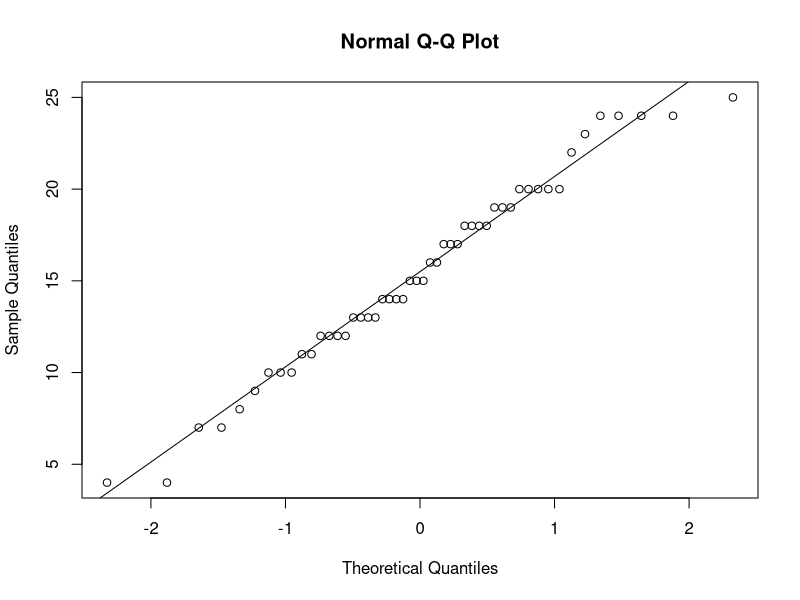
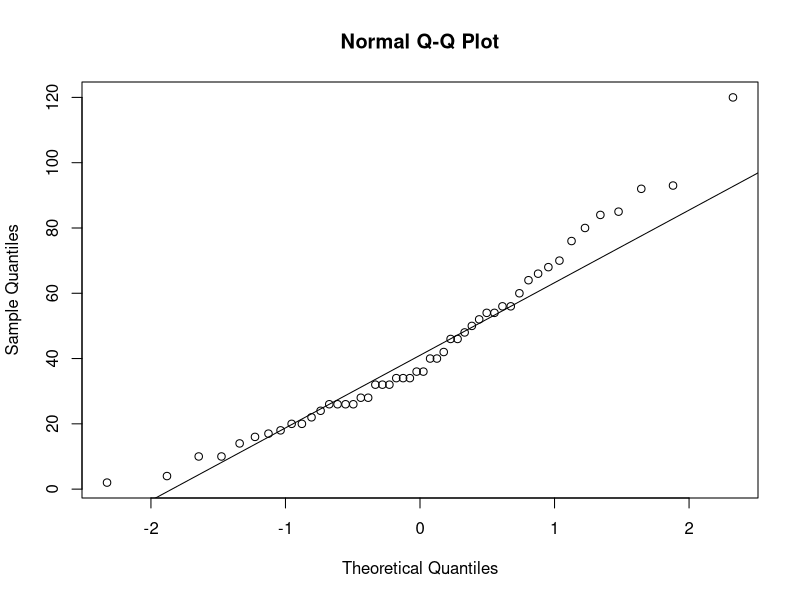
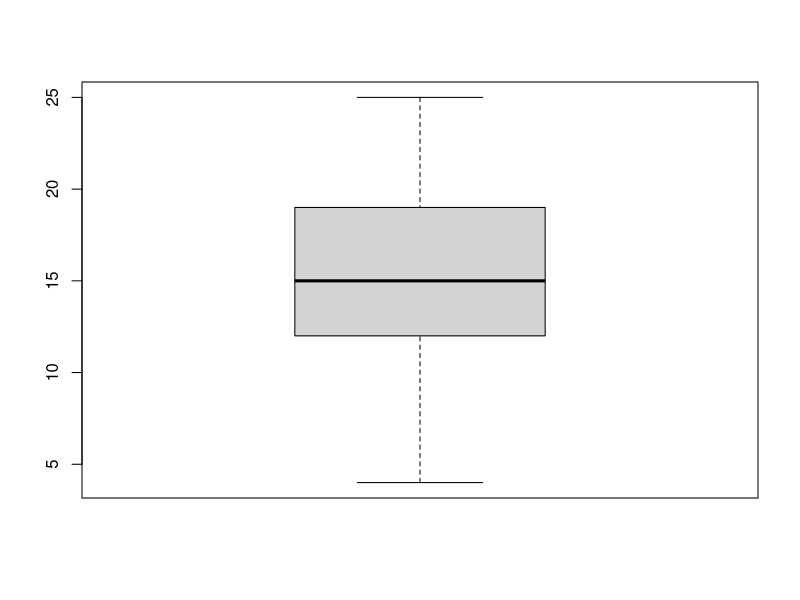
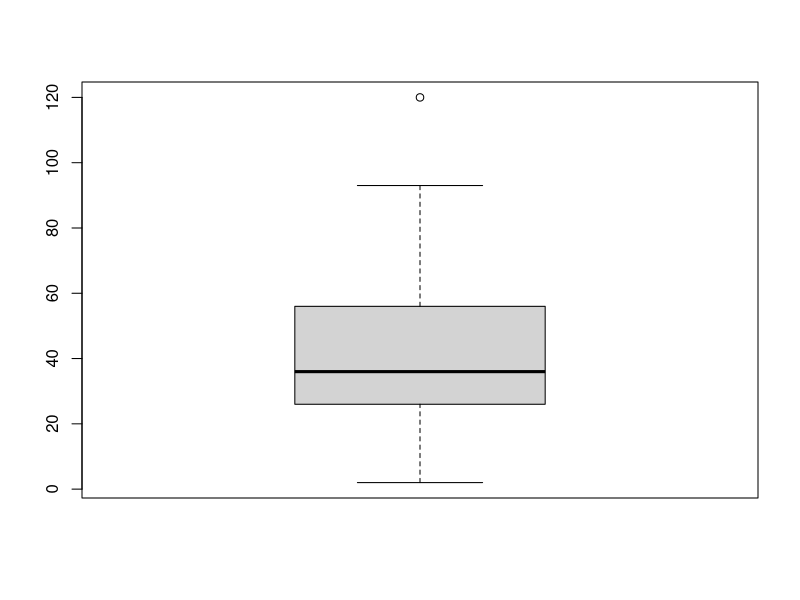
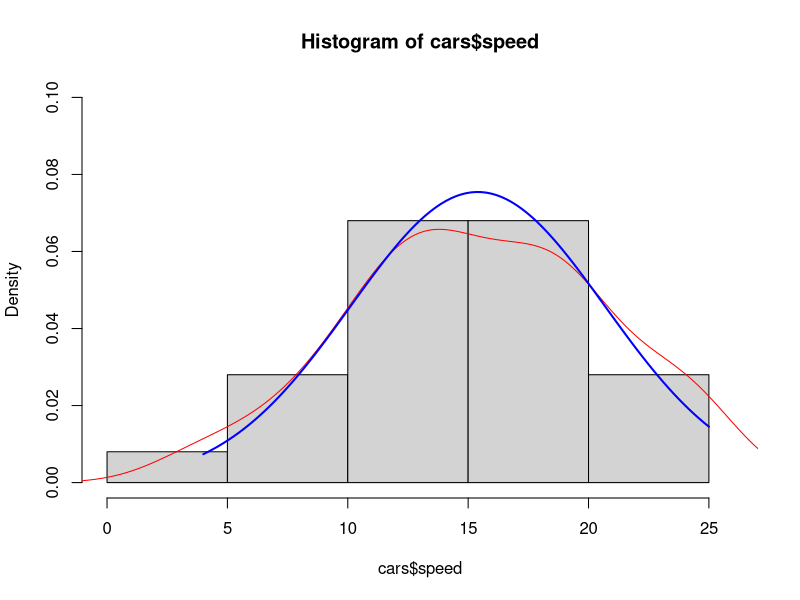
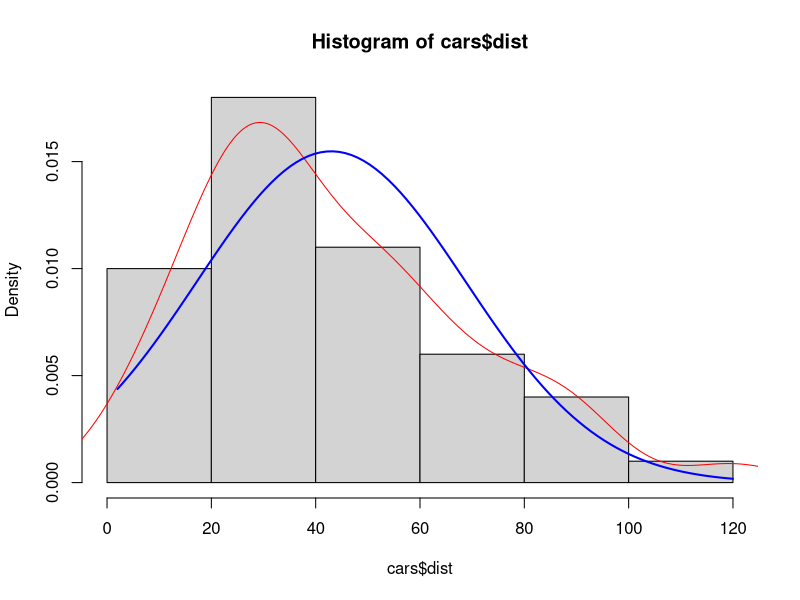

Reproduce these figures in R, in order.
## ---- chunk 1
knitr::opts_chunk$set(echo = TRUE)
## ---- chunk 2
library(nortest)
library(e1071)
## ---- chunk 3
print(lillie.test(cars$speed))
## ---- chunk 4
print(ad.test(cars$speed))
## ---- chunk 5
print(lillie.test(cars$dist))
## ---- chunk 6
print(ad.test(cars$dist))
## ---- chunk 7
qqnorm(cars$speed)
qqline(cars$speed)
## ---- chunk 8
qqnorm(cars$dist)
qqline(cars$dist)
## ---- chunk 9
skewness(cars$speed)
## ---- chunk 10
kurtosis(cars$speed)
## ---- chunk 11
print(skewness(cars$dist))
## ---- chunk 12
print(kurtosis(cars$dist))
## ---- chunk 13
mean(cars$speed)
## ---- chunk 14
median(cars$speed)
## ---- chunk 15
IQR(cars$speed)
## ---- chunk 16
mean(cars$dist)
## ---- chunk 17
median(cars$dist)
## ---- chunk 18
IQR(cars$dist)
## ---- chunk 19
boxplot(cars$speed)
## ---- chunk 20
boxplot(cars$dist)
## ---- chunk 21
hist(cars$speed, freq = FALSE,ylim = c(0,.1),xlim=c(0,26))
lines(density(cars$speed), col = "red")
curve(dnorm(x, mean = mean(cars$speed), sd = sd(cars$speed)), from = min(cars$speed), to = max(cars$speed), add = TRUE, col = "blue", lwd = 2)
## ---- chunk 22
hist(cars$dist, freq = FALSE)
lines(density(cars$dist), col = "red")
curve(dnorm(x, mean = mean(cars$dist), sd = sd(cars$dist)), from = min(cars$dist), to = max(cars$dist), add = TRUE, col = "blue", lwd = 2)
